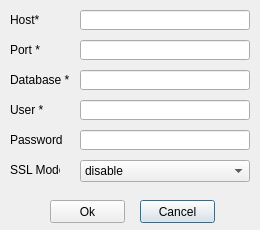
<?xml version="1.0" encoding="UTF-8"?>
<ui version="4.0">
 <class>Dialog</class>
 <widget class="QDialog" name="Dialog">
  <property name="geometry">
   <rect>
    <x>0</x>
    <y>0</y>
    <width>260</width>
    <height>230</height>
   </rect>
  </property>
  <property name="windowTitle">
   <string>PSQL Database Connection</string>
  </property>
  <widget class="QLabel" name="host">
   <property name="geometry">
    <rect>
     <x>10</x>
     <y>10</y>
     <width>60</width>
     <height>20</height>
    </rect>
   </property>
   <property name="font">
    <font>
     <pointsize>9</pointsize>
    </font>
   </property>
   <property name="text">
    <string>Host*</string>
   </property>
  </widget>
  <widget class="QLabel" name="port">
   <property name="geometry">
    <rect>
     <x>10</x>
     <y>40</y>
     <width>60</width>
     <height>20</height>
    </rect>
   </property>
   <property name="font">
    <font>
     <pointsize>9</pointsize>
    </font>
   </property>
   <property name="text">
    <string>Port *</string>
   </property>
  </widget>
  <widget class="QLabel" name="database">
   <property name="geometry">
    <rect>
     <x>10</x>
     <y>70</y>
     <width>60</width>
     <height>20</height>
    </rect>
   </property>
   <property name="font">
    <font>
     <pointsize>9</pointsize>
    </font>
   </property>
   <property name="text">
    <string>Database *</string>
   </property>
  </widget>
  <widget class="QLineEdit" name="dbText">
   <property name="geometry">
    <rect>
     <x>80</x>
     <y>70</y>
     <width>170</width>
     <height>20</height>
    </rect>
   </property>
  </widget>
  <widget class="QPushButton" name="ignored">
   <property name="geometry">
    <rect>
     <x>140</x>
     <y>200</y>
     <width>75</width>
     <height>23</height>
    </rect>
   </property>
   <property name="text">
    <string>Cancel</string>
   </property>
  </widget>
  <widget class="QLabel" name="password">
   <property name="geometry">
    <rect>
     <x>10</x>
     <y>130</y>
     <width>60</width>
     <height>20</height>
    </rect>
   </property>
   <property name="font">
    <font>
     <pointsize>9</pointsize>
    </font>
   </property>
   <property name="text">
    <string>Password</string>
   </property>
  </widget>
  <widget class="QLineEdit" name="hostText">
   <property name="geometry">
    <rect>
     <x>80</x>
     <y>10</y>
     <width>170</width>
     <height>20</height>
    </rect>
   </property>
  </widget>
  <widget class="QLineEdit" name="userText">
   <property name="geometry">
    <rect>
     <x>80</x>
     <y>100</y>
     <width>170</width>
     <height>20</height>
    </rect>
   </property>
  </widget>
  <widget class="QLineEdit" name="portText">
   <property name="geometry">
    <rect>
     <x>80</x>
     <y>40</y>
     <width>170</width>
     <height>20</height>
    </rect>
   </property>
  </widget>
  <widget class="QPushButton" name="accepted">
   <property name="geometry">
    <rect>
     <x>50</x>
     <y>200</y>
     <width>75</width>
     <height>23</height>
    </rect>
   </property>
   <property name="text">
    <string>Ok</string>
   </property>
  </widget>
  <widget class="QLabel" name="user">
   <property name="geometry">
    <rect>
     <x>10</x>
     <y>100</y>
     <width>60</width>
     <height>20</height>
    </rect>
   </property>
   <property name="font">
    <font>
     <pointsize>9</pointsize>
    </font>
   </property>
   <property name="text">
    <string>User *</string>
   </property>
  </widget>
  <widget class="QgsPasswordLineEdit" name="passText">
   <property name="geometry">
    <rect>
     <x>80</x>
     <y>130</y>
     <width>170</width>
     <height>20</height>
    </rect>
   </property>
  </widget>
  <widget class="QLabel" name="label">
   <property name="geometry">
    <rect>
     <x>10</x>
     <y>160</y>
     <width>50</width>
     <height>20</height>
    </rect>
   </property>
   <property name="text">
    <string>SSL Mode</string>
   </property>
  </widget>
  <widget class="QComboBox" name="sslComboBox">
   <property name="geometry">
    <rect>
     <x>80</x>
     <y>160</y>
     <width>170</width>
     <height>22</height>
    </rect>
   </property>
   <item>
    <property name="text">
     <string>disable</string>
    </property>
   </item>
   <item>
    <property name="text">
     <string>allow</string>
    </property>
   </item>
   <item>
    <property name="text">
     <string>prefer</string>
    </property>
   </item>
   <item>
    <property name="text">
     <string>require</string>
    </property>
   </item>
   <item>
    <property name="text">
     <string>verify-ca	</string>
    </property>
   </item>
   <item>
    <property name="text">
     <string>verify-full</string>
    </property>
   </item>
  </widget>
 </widget>
 <customwidgets>
  <customwidget>
   <class>QgsPasswordLineEdit</class>
   <extends>QLineEdit</extends>
   <header>qgis.gui</header>
  </customwidget>
 </customwidgets>
 <tabstops>
  <tabstop>hostText</tabstop>
  <tabstop>portText</tabstop>
  <tabstop>dbText</tabstop>
  <tabstop>userText</tabstop>
  <tabstop>passText</tabstop>
  <tabstop>sslComboBox</tabstop>
  <tabstop>accepted</tabstop>
  <tabstop>ignored</tabstop>
 </tabstops>
 <resources/>
 <connections/>
</ui>
